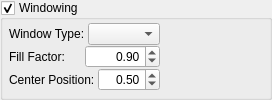
                <widget class="QGroupBox" name="groupBox_windowing">
                 <property name="enabled">
                  <bool>true</bool>
                 </property>
                 <property name="title">
                  <string>Windowing</string>
                 </property>
                 <property name="flat">
                  <bool>false</bool>
                 </property>
                 <property name="checkable">
                  <bool>true</bool>
                 </property>
                 <layout class="QHBoxLayout" name="horizontalLayout_33">
                  <property name="spacing">
                   <number>3</number>
                  </property>
                  <property name="leftMargin">
                   <number>6</number>
                  </property>
                  <property name="topMargin">
                   <number>3</number>
                  </property>
                  <property name="rightMargin">
                   <number>6</number>
                  </property>
                  <property name="bottomMargin">
                   <number>3</number>
                  </property>
                  <item>
                   <layout class="QVBoxLayout" name="verticalLayout_13">
                    <property name="spacing">
                     <number>0</number>
                    </property>
                    <item>
                     <layout class="QHBoxLayout" name="horizontalLayout_24">
                      <item>
                       <widget class="QLabel" name="label_22">
                        <property name="text">
                         <string>Window Type: </string>
                        </property>
                       </widget>
                      </item>
                      <item>
                       <widget class="QComboBox" name="comboBox_windowType">
                        <property name="styleSheet">
                         <string notr="true"/>
                        </property>
                       </widget>
                      </item>
                     </layout>
                    </item>
                    <item>
                     <layout class="QHBoxLayout" name="horizontalLayout_23">
                      <item>
                       <widget class="QLabel" name="label_23">
                        <property name="styleSheet">
                         <string notr="true"/>
                        </property>
                        <property name="text">
                         <string>Fill Factor: </string>
                        </property>
                       </widget>
                      </item>
                      <item>
                       <widget class="QDoubleSpinBox" name="doubleSpinBox_windowFillFactor">
                        <property name="sizePolicy">
                         <sizepolicy hsizetype="Preferred" vsizetype="Fixed">
                          <horstretch>0</horstretch>
                          <verstretch>0</verstretch>
                         </sizepolicy>
                        </property>
                        <property name="styleSheet">
                         <string notr="true"/>
                        </property>
                        <property name="alignment">
                         <set>Qt::AlignRight|Qt::AlignTrailing|Qt::AlignVCenter</set>
                        </property>
                        <property name="decimals">
                         <number>2</number>
                        </property>
                        <property name="minimum">
                         <double>0.000000000000000</double>
                        </property>
                        <property name="maximum">
                         <double>10.000000000000000</double>
                        </property>
                        <property name="singleStep">
                         <double>0.010000000000000</double>
                        </property>
                        <property name="value">
                         <double>0.900000000000000</double>
                        </property>
                       </widget>
                      </item>
                     </layout>
                    </item>
                    <item>
                     <layout class="QHBoxLayout" name="horizontalLayout_22">
                      <item>
                       <widget class="QLabel" name="label_24">
                        <property name="styleSheet">
                         <string notr="true"/>
                        </property>
                        <property name="text">
                         <string>Center Position: </string>
                        </property>
                       </widget>
                      </item>
                      <item>
                       <widget class="QDoubleSpinBox" name="doubleSpinBox_windowCenterPosition">
                        <property name="sizePolicy">
                         <sizepolicy hsizetype="Preferred" vsizetype="Fixed">
                          <horstretch>0</horstretch>
                          <verstretch>0</verstretch>
                         </sizepolicy>
                        </property>
                        <property name="styleSheet">
                         <string notr="true"/>
                        </property>
                        <property name="alignment">
                         <set>Qt::AlignRight|Qt::AlignTrailing|Qt::AlignVCenter</set>
                        </property>
                        <property name="decimals">
                         <number>2</number>
                        </property>
                        <property name="minimum">
                         <double>0.000000000000000</double>
                        </property>
                        <property name="maximum">
                         <double>1.000000000000000</double>
                        </property>
                        <property name="singleStep">
                         <double>0.010000000000000</double>
                        </property>
                        <property name="value">
                         <double>0.500000000000000</double>
                        </property>
                       </widget>
                      </item>
                     </layout>
                    </item>
                   </layout>
                  </item>
                  <item>
                   <widget class="MiniCurvePlot" name="widget_windowCurvePlot" native="true">
                    <property name="sizePolicy">
                     <sizepolicy hsizetype="Expanding" vsizetype="Expanding">
                      <horstretch>0</horstretch>
                      <verstretch>0</verstretch>
                     </sizepolicy>
                    </property>
                    <property name="minimumSize">
                     <size>
                      <width>100</width>
                      <height>0</height>
                     </size>
                    </property>
                   </widget>
                  </item>
                 </layout>
                </widget>
